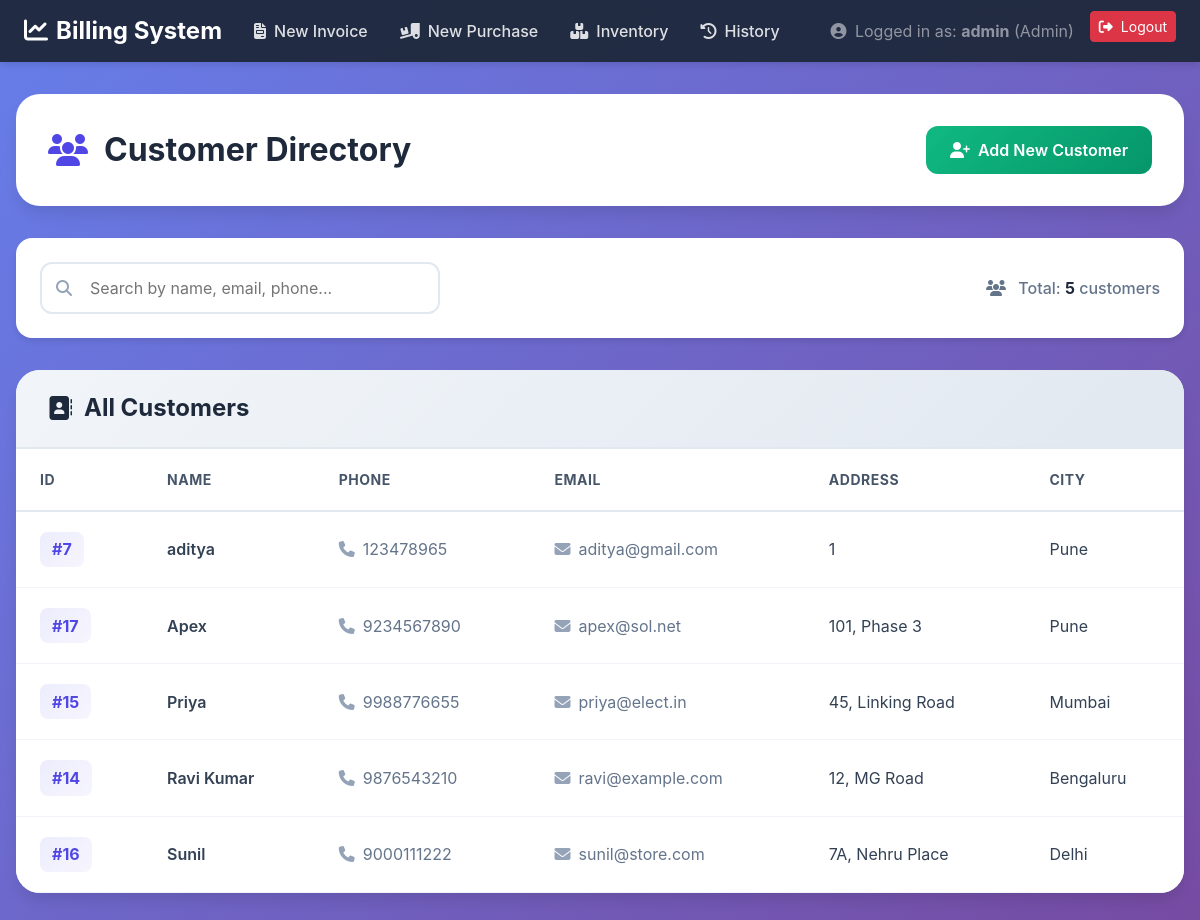
/view_customers.php (signed in), run on the app's committed database.
### tables this page shows
CREATE TABLE `customer` (
  `customer_ID` int(11) NOT NULL,
  `Name` varchar(100) NOT NULL,
  `Phone` varchar(20) DEFAULT NULL,
  `Email` varchar(100) DEFAULT NULL,
  `Address` text DEFAULT NULL,
  `City` varchar(50) DEFAULT NULL
);

### secure_page_template.php (called while the page is built, shortened)
<?php
function check_permission(array $required_roles) {
    return in_array($_SESSION['role'], $required_roles);
}
?>

### view_customers.php (the view, shortened to what this page needs)
<?php
include 'secure_page_template.php';
include 'db_connect.php';
$result = $conn->query("SELECT customer_ID, Name, Phone, Email, Address, City FROM CUSTOMER ORDER BY Name ASC");
?>
<!DOCTYPE html>
<html lang="en">
<head>
    <link href="https://cdn.jsdelivr.net/npm/bootstrap@5.3.3/dist/css/bootstrap.min.css" rel="stylesheet">
    <link rel="stylesheet" href="https://cdnjs.cloudflare.com/ajax/libs/font-awesome/6.4.0/css/all.min.css">
</head>
<body>
    <nav class="navbar navbar-expand-lg navbar-dark">
        <div class="container-fluid px-4">
            <a class="navbar-brand" href="index.php">
                <i class="fas fa-chart-line me-2"></i>Billing System
            </a>
            <div class="collapse navbar-collapse" id="navbarNav">
                <ul class="navbar-nav me-auto">
                    <li class="nav-item">
                        <a class="nav-link" href="invoice_form.php">
                            <i class="fas fa-file-invoice me-2"></i>New Invoice
                        </a>
                    </li>
                    <?php if (check_permission([ROLE_ADMIN, ROLE_MANAGER])): ?>
                    <li class="nav-item">
                        <a class="nav-link" href="purchase_form.php">
                            <i class="fas fa-truck-loading me-2"></i>New Purchase
                        </a>
                    </li>
                    <?php endif; ?>
                    <li class="nav-item">
                        <a class="nav-link" href="view_inventory.php">
                            <i class="fas fa-boxes me-2"></i>Inventory
                        </a>
                    </li>
                    <li class="nav-item">
                        <a class="nav-link" href="invoice_history.php">
                            <i class="fas fa-history me-2"></i>History
                        </a>
                    </li>
                </ul>
                <ul class="navbar-nav ms-auto">
                    <li class="nav-item me-3 d-flex align-items-center">
                        <span class="navbar-text text-white-50">
                            <i class="fas fa-user-circle me-1"></i> Logged in as:
                            <strong><?= htmlspecialchars($_SESSION['username']) ?></strong>
                            (<?= htmlspecialchars($_SESSION['role']) ?>)
                        </span>
                    </li>
                    <li class="nav-item">
                        <a class="btn btn-sm btn-danger" href="logout.php">
                            <i class="fas fa-sign-out-alt me-2"></i>Logout
                        </a>
                    </li>
                </ul>
            </div>
        </div>
    </nav>
    <div class="container-main">
        <div class="page-header">
            <h1>
                <i class="fas fa-users"></i>
                <span>Customer Directory</span>
            </h1>
            <a href="customer_form.php" class="btn btn-success-enhanced btn-enhanced">
                <i class="fas fa-user-plus me-2"></i>Add New Customer
            </a>
        </div>
        <div class="action-bar">
            <div class="search-box">
                <i class="fas fa-search"></i>
                <input type="text" id="searchInput" placeholder="Search by name, email, phone..." onkeyup="searchTable()">
            </div>
            <div style="color: #64748b; font-weight: 500;">
                <i class="fas fa-users me-2"></i>
                Total: <strong style="color: #1e293b;"><?= $result->num_rows ?></strong> customers
            </div>
        </div>
        <?php if ($result->num_rows > 0): ?>
            <div class="table-card">
                <div class="table-header">
                    <h2>
                        <i class="fas fa-address-book"></i>
                        <span>All Customers</span>
                    </h2>
                </div>
                <div class="table-responsive">
                    <table class="table table-modern" id="customerTable">
                        <thead>
                            <tr>
                                <th>ID</th>
                                <th>Name</th>
                                <th>Phone</th>
                                <th>Email</th>
                                <th>Address</th>
                                <th>City</th>
                            </tr>
                        </thead>
                        <tbody>
                            <?php while($row = $result->fetch_assoc()): ?>
                            <tr>
                                <td><span class="customer-id">#<?= htmlspecialchars($row['customer_ID']) ?></span></td>
                                <td class="customer-name"><?= htmlspecialchars($row['Name']) ?></td>
                                <td>
                                    <?php if ($row['Phone']): ?>
                                        <div class="contact-info">
                                            <i class="fas fa-phone"></i>
                                            <span><?= htmlspecialchars($row['Phone']) ?></span>
                                        </div>
                                    <?php else: ?>
                                        <span style="color: #cbd5e1;">—</span>
                                    <?php endif; ?>
                                </td>
                                <td>
                                    <?php if ($row['Email']): ?>
                                        <div class="contact-info">
                                            <i class="fas fa-envelope"></i>
                                            <span><?= htmlspecialchars($row['Email']) ?></span>
                                        </div>
                                    <?php else: ?>
                                        <span style="color: #cbd5e1;">—</span>
                                    <?php endif; ?>
                                </td>
                                <td><?= $row['Address'] ? htmlspecialchars($row['Address']) : '<span style="color: #cbd5e1;">—</span>' ?></td>
                                <td><?= $row['City'] ? htmlspecialchars($row['City']) : '<span style="color: #cbd5e1;">—</span>' ?></td>
                            </tr>
                            <?php endwhile; ?>
                        </tbody>
                    </table>
                </div>
            </div>
        <?php endif; ?>
    </div>
</body>
</html>

### view_customers.php (style rules this page uses)
:root { --primary: #4f46e5; --success: #10b981; }
body { background: linear-gradient(135deg, #667eea 0%, #764ba2 100%); min-height: 100vh; font-family: 'Inter', sans-serif; }
.navbar { background: rgba(30, 41, 59, 0.95) !important; backdrop-filter: blur(10px); box-shadow: 0 4px 6px -1px rgba(0, 0, 0, 0.1); }
.navbar-brand { font-weight: 700; font-size: 1.5rem; color: #fff !important; }
.nav-link { color: rgba(255, 255, 255, 0.85) !important; font-weight: 500; padding: 0.5rem 1rem !important; border-radius: 0.5rem; transition: all 0.3s ease; }
.container-main { max-width: 1400px; margin: 2rem auto; padding: 0 1rem; }
.page-header { background: white; border-radius: 1.5rem; padding: 2rem; margin-bottom: 2rem; box-shadow: 0 10px 15px -3px rgba(0, 0, 0, 0.1); display: flex; justify-content: space-between; align-items: center; flex-wrap: wrap; gap: 1rem; }
.page-header h1 { font-size: 2rem; font-weight: 700; color: #1e293b; margin: 0; display: flex; align-items: center; gap: 1rem; }
.page-header h1 i { color: var(--primary); }
.action-bar { background: white; border-radius: 1rem; padding: 1.5rem; margin-bottom: 2rem; box-shadow: 0 4px 6px -1px rgba(0, 0, 0, 0.1); display: flex; justify-content: space-between; align-items: center; flex-wrap: wrap; gap: 1rem; }
.search-box { position: relative; flex: 1; max-width: 400px; }
.search-box input { padding: 0.75rem 1rem 0.75rem 3rem; border: 2px solid #e2e8f0; border-radius: 0.75rem; width: 100%; transition: all 0.3s ease; }
.search-box i { position: absolute; left: 1rem; top: 50%; transform: translateY(-50%); color: #94a3b8; }
.btn-enhanced { padding: 0.75rem 1.5rem; border-radius: 0.75rem; font-weight: 600; transition: all 0.3s ease; border: none; }
.btn-success-enhanced { background: linear-gradient(135deg, var(--success), #059669); color: white; }
.table-card { background: white; border-radius: 1.5rem; box-shadow: 0 10px 15px -3px rgba(0, 0, 0, 0.1); overflow: hidden; }
.table-header { background: linear-gradient(135deg, #f1f5f9, #e2e8f0); padding: 1.5rem 2rem; border-bottom: 2px solid #e2e8f0; }
.table-header h2 { font-size: 1.5rem; font-weight: 700; color: #1e293b; margin: 0; display: flex; align-items: center; gap: 0.75rem; }
.table-modern { width: 100%; margin: 0; }
.table-modern thead th { background: white; color: #475569; font-weight: 700; font-size: 0.875rem; text-transform: uppercase; letter-spacing: 0.5px; padding: 1.25rem 1.5rem; border-bottom: 2px solid #e2e8f0; }
.table-modern tbody tr { transition: all 0.3s ease; border-bottom: 1px solid #f1f5f9; }
.table-modern tbody td { padding: 1.25rem 1.5rem; vertical-align: middle; color: #334155; }
.customer-id { font-weight: 700; color: var(--primary); background: linear-gradient(135deg, rgba(79, 70, 229, 0.1), rgba(79, 70, 229, 0.05)); padding: 0.35rem 0.75rem; border-radius: 0.5rem; display: inline-block; }
.customer-name { font-weight: 600; color: #1e293b; }
.contact-info { display: flex; align-items: center; gap: 0.5rem; color: #64748b; }
.contact-info i { color: #94a3b8; }

### data on the page
customer: customer_ID "7", Name "aditya", Phone "123478965", Email "aditya@gmail.com", Address "1", City "Pune"
customer: customer_ID "17", Name "Apex", Phone "9234567890", Email "apex@sol.net", Address "101, Phase 3", City "Pune"
customer: customer_ID "15", Name "Priya", Phone "9988776655", Email "priya@elect.in", Address "45, Linking Road", City "Mumbai"
customer: customer_ID "14", Name "Ravi Kumar", Phone "9876543210", Email "ravi@example.com", Address "12, MG Road", City "Bengaluru"
customer: customer_ID "16", Name "Sunil", Phone "9000111222", Email "sunil@store.com", Address "7A, Nehru Place", City "Delhi"

### other printed values
$_SESSION['username'] "admin"
$_SESSION['role'] "Admin"
$result->num_rows "5"
